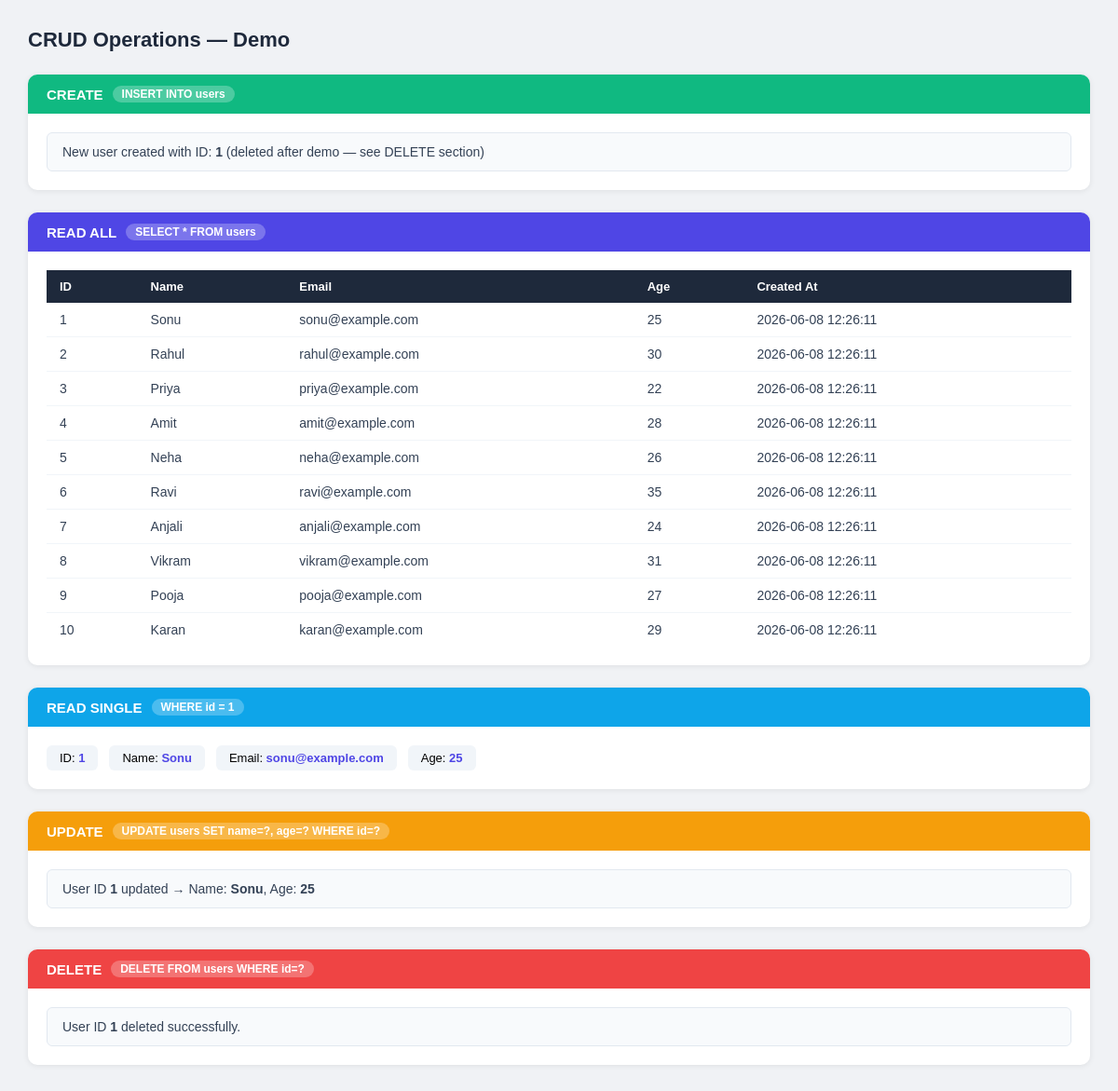
Screenshot of /db_tasks/crud.php with the database file from the repository.
### tables this page shows
CREATE TABLE IF NOT EXISTS users (
    id       INT AUTO_INCREMENT PRIMARY KEY,
    name     VARCHAR(100) NOT NULL,
    email    VARCHAR(150) UNIQUE NOT NULL,
    age      INT,
    created_at DATETIME DEFAULT CURRENT_TIMESTAMP
);

### db_tasks/crud.php (the view, shortened to what this page needs)
<?php
$conn = getConnection();
function createUser(PDO $conn, string $name, string $email, int $age): int {
    $stmt = $conn->prepare("INSERT INTO users (name, email, age) VALUES (?, ?, ?)");
    $stmt->execute([$name, $email, $age]);
    return (int) $conn->lastInsertId();
}
function getAllUsers(PDO $conn): array {
    $stmt = $conn->query("SELECT * FROM users ORDER BY id ASC");
    return $stmt->fetchAll();
}
function getUserById(PDO $conn, int $id): array|false {
    $stmt = $conn->prepare("SELECT * FROM users WHERE id = ?");
    $stmt->execute([$id]);
    return $stmt->fetch();
}
$newId  = createUser($conn, "TestUser", "test_demo@example.com", 22);
$users  = getAllUsers($conn);
$single = getUserById($conn, 1);
$updated = getUserById($conn, $newId);
?>
<!DOCTYPE html>
<html lang="en">
<head>
</head>
<body>
<h1>CRUD Operations — Demo</h1>
<div class="section">
    <div class="section-header create-header">
        <h2>CREATE</h2>
        <span class="tag">INSERT INTO users</span>
    </div>
    <div class="section-body">
        <div class="result-box">
            New user created with ID: <strong><?= $newId ?></strong>
            (deleted after demo — see DELETE section)
        </div>
    </div>
</div>
<div class="section">
    <div class="section-header read-header">
        <h2>READ ALL</h2>
        <span class="tag">SELECT * FROM users</span>
    </div>
    <div class="section-body">
        <table>
            <thead>
                <tr><th>ID</th><th>Name</th><th>Email</th><th>Age</th><th>Created At</th></tr>
            </thead>
            <tbody>
                <?php foreach ($users as $u): ?>
                <tr>
                    <td><?= $u['id'] ?></td>
                    <td><?= htmlspecialchars($u['name']) ?></td>
                    <td><?= htmlspecialchars($u['email']) ?></td>
                    <td><?= $u['age'] ?></td>
                    <td><?= $u['created_at'] ?></td>
                </tr>
                <?php endforeach; ?>
            </tbody>
        </table>
    </div>
</div>
<div class="section">
    <div class="section-header single-header">
        <h2>READ SINGLE</h2>
        <span class="tag">WHERE id = 1</span>
    </div>
    <div class="section-body">
        <div class="kv">
            <span>ID: <strong><?= $single['id'] ?></strong></span>
            <span>Name: <strong><?= htmlspecialchars($single['name']) ?></strong></span>
            <span>Email: <strong><?= htmlspecialchars($single['email']) ?></strong></span>
            <span>Age: <strong><?= $single['age'] ?></strong></span>
        </div>
    </div>
</div>
<div class="section">
    <div class="section-header update-header">
        <h2>UPDATE</h2>
        <span class="tag">UPDATE users SET name=?, age=? WHERE id=?</span>
    </div>
    <div class="section-body">
        <div class="result-box">
            User ID <strong><?= $newId ?></strong> updated →
            Name: <strong><?= htmlspecialchars($updated['name']) ?></strong>,
            Age: <strong><?= $updated['age'] ?></strong>
        </div>
    </div>
</div>
<div class="section">
    <div class="section-header delete-header">
        <h2>DELETE</h2>
        <span class="tag">DELETE FROM users WHERE id=?</span>
    </div>
    <div class="section-body">
        <div class="result-box">
            User ID <strong><?= $newId ?></strong> deleted successfully.
        </div>
    </div>
</div>
</body>
</html>

### db_tasks/crud.php (style rules this page uses)
*, *::before, *::after { box-sizing: border-box; margin: 0; padding: 0; }
body { font-family: Arial, sans-serif; background: #f0f2f5; padding: 30px; }
h1 { color: #1e293b; margin-bottom: 24px; font-size: 22px; }
h2 { font-size: 15px; font-weight: bold; color: #fff; margin-bottom: 0; }
.section { background: #fff; border-radius: 10px; margin-bottom: 24px; box-shadow: 0 1px 6px rgba(0,0,0,.08); overflow: hidden; }
.section-header { padding: 12px 20px; display: flex; align-items: center; gap: 10px; }
.section-body { padding: 20px; }
.create-header { background: #10b981; }
.read-header { background: #4f46e5; }
.single-header { background: #0ea5e9; }
.update-header { background: #f59e0b; }
.delete-header { background: #ef4444; }
.tag { background: rgba(255,255,255,.25); color: #fff; padding: 2px 10px; border-radius: 20px; font-size: 12px; font-weight: bold; }
.result-box { background: #f8fafc; border: 1px solid #e2e8f0; border-radius: 6px; padding: 12px 16px; font-size: 14px; color: #334155; }
table { width: 100%; border-collapse: collapse; }
th { background: #1e293b; color: #fff; padding: 10px 14px; text-align: left; font-size: 13px; }
td { padding: 10px 14px; border-bottom: 1px solid #f1f5f9; font-size: 14px; color: #334155; }
tr:last-child td { border-bottom: none; }
.kv { display: flex; gap: 12px; flex-wrap: wrap; }
.kv span { background: #f1f5f9; padding: 6px 14px; border-radius: 6px; font-size: 13px; }
.kv strong { color: #4f46e5; }

### rows the page displays
users: id "1", name "Sonu", email "sonu@example.com", age "25", created_at "2026-06-08 12:26:11"
users: id "2", name "Rahul", email "rahul@example.com", age "30", created_at "2026-06-08 12:26:11"
users: id "3", name "Priya", email "priya@example.com", age "22", created_at "2026-06-08 12:26:11"
users: id "4", name "Amit", email "amit@example.com", age "28", created_at "2026-06-08 12:26:11"
users: id "5", name "Neha", email "neha@example.com", age "26", created_at "2026-06-08 12:26:11"
users: id "6", name "Ravi", email "ravi@example.com", age "35", created_at "2026-06-08 12:26:11"
users: id "7", name "Anjali", email "anjali@example.com", age "24", created_at "2026-06-08 12:26:11"
users: id "8", name "Vikram", email "vikram@example.com", age "31", created_at "2026-06-08 12:26:11"
users: id "9", name "Pooja", email "pooja@example.com", age "27", created_at "2026-06-08 12:26:11"
users: id "10", name "Karan", email "karan@example.com", age "29", created_at "2026-06-08 12:26:11"

### other values shown
$newId "1"
